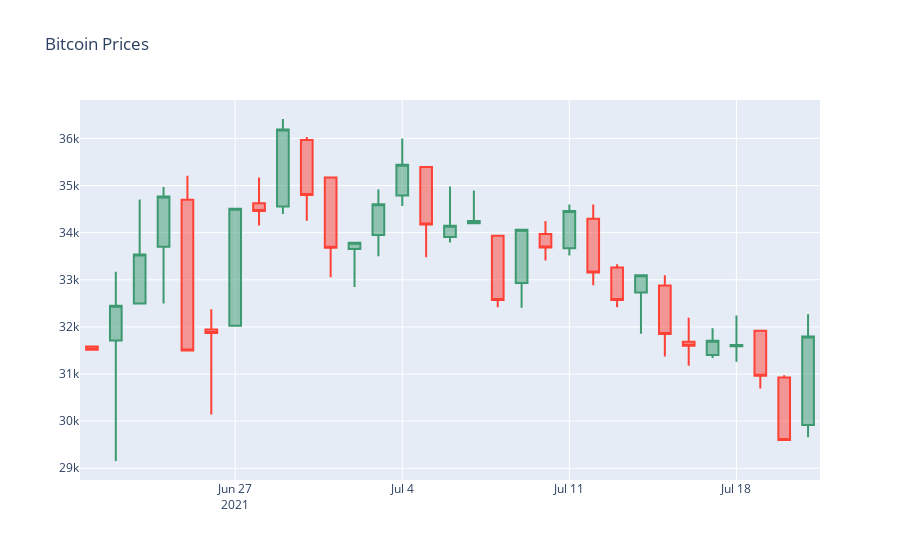

The cell this chart's notebook holds for it:
### Markdown cell above
Finally we are now ready to use plotly to create our Candlestick Chart.

### Code cell
fig = go.Figure(data=[go.Candlestick(x=candlestick_data['date'],
                open=candlestick_data['Price']['first'], 
                high=candlestick_data['Price']['max'],
                low=candlestick_data['Price']['min'], 
                close=candlestick_data['Price']['last'])
                ], layout_title_text='Bitcoin Prices')

fig.update_layout(xaxis_rangeslider_visible=False)

fig.show()
